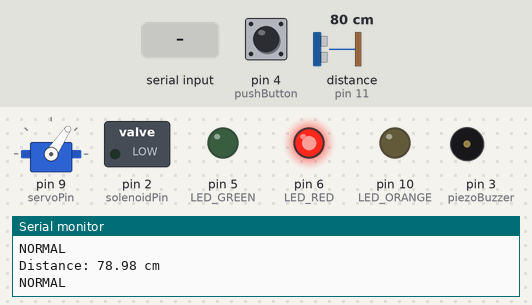
Recording of a sketch running on a simulated Arduino Uno, built with avr-gcc and run on an emulated ATmega328P. Parts: servo, switched loads named in the sketch (green lamp = pin HIGH), output pins drawn as LEDs (lit = HIGH), buzzer (waves = sounding, pin HIGH), the last lines printed to the serial monitor. Wiring (inferred from the names in the program): ultrasonic range finder: trigger pin 12; echo pin 11. The inputs (shaded band) are chosen by the test bench; at power-on: distance to the obstacle (sensor on pin 11) 80 cm, pin 4 (pushButton) HIGH. The echo pulse lasts 58.3 µs per cm; pins used as bus, display or sensor lines are not drawn.

Above: at 1.2 s.
1.3 s: "LOCKED" received over the second serial link
At 3.2 s:
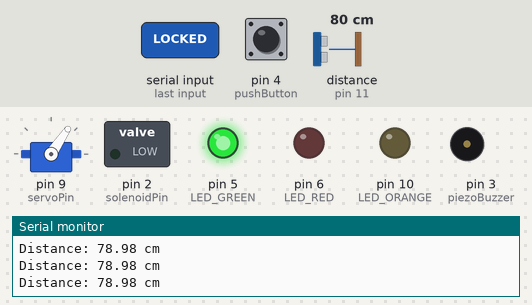
3.5 s: distance to the obstacle (sensor on pin 11) set to 117 cm
5.0 s: distance to the obstacle (sensor on pin 11) set to 125 cm
At 6.2 s:
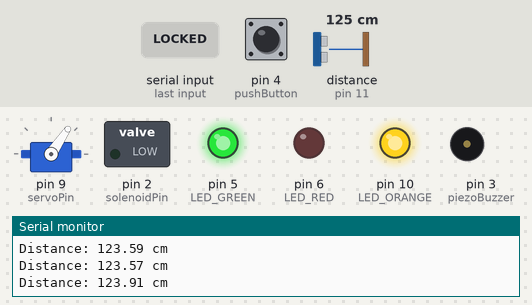
6.5 s: "NORMAL" received over the second serial link
At 7.2 s:
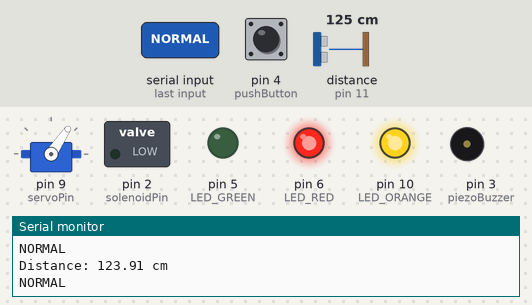
8.1 s: pin 4 (pushButton) pulled LOW for 0.15 s
At 9.8 s:
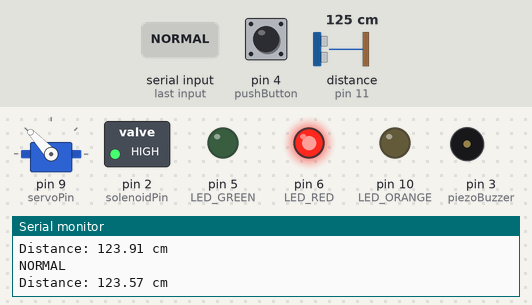
Timing chart, 0 to 11.3 s (numbered marks = the images above; inputs shaded):
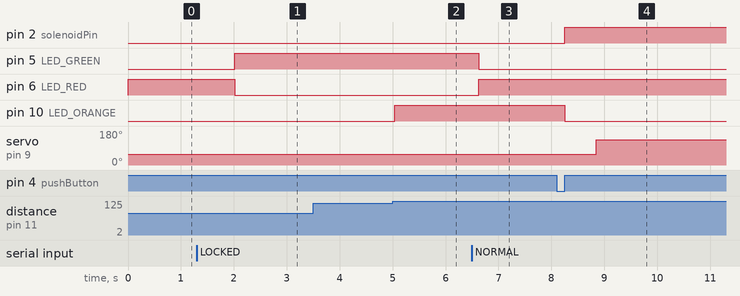

Measured:
- the behaviour switches between 121 and 122 cm on distance to the obstacle (sensor on pin 11) (found by bisection; images 1 and 2)
- after the input at 1.3 s, pin 5 (LED_GREEN): LOW → HIGH after 0.72 s; pin 6 (LED_RED): HIGH → LOW after 0.72 s
- after the input at 5.0 s, pin 10 (LED_ORANGE): LOW → HIGH at once
- after the input at 6.5 s, pin 5 (LED_GREEN): HIGH → LOW after 0.13 s; pin 6 (LED_RED): LOW → HIGH after 0.13 s
- after the input at 8.1 s, pin 2 (solenoidPin): LOW → HIGH after 0.15 s; pin 10 (LED_ORANGE): HIGH → LOW after 0.15 s; servo on pin 9 (servoPin): 56° → 133° after 0.75 s

The sketch:

MCU2_Final___LAB.ino
```cpp
//Ultrasonic Sensor & Piezo Buzzer.
#define ultrasonicSensor_trig 12
#define ultrasonicSensor_echo 11
#define piezoBuzzer 3

volatile float duration = 0;
volatile float distance = 0;

//SOLENOID DEFINE
#define solenoidPin 2

//SOLENOID VARIABLE - (EMPTY)

//LED & PUSH BUTTON  DEFINE
#define LED_GREEN 5 //digital //Note OFF(HIGH), ON(LOW)
#define LED_RED 6 //digital
#define pushButton 4

//EXTRA MARK Orange LED:
#define LED_ORANGE 10

//LED & PUSH BUTTON VARIABLE
int pushButtonStatus = 0;

//SERVOMOTOR DEFINE
#include <Servo.h>
#define servoPin 9

//SERVOMOTOR VIARIABLE
int signalDuration =0;

//SERVOMOTOR Object
Servo myServo;

//MCU2 COMMS DEFINE
#include <SoftwareSerial.h>
#define RxD 7
#define TxD 8

//MCU2 COMMS VARIABLE
char receivedChar;
String receivedStr = "";

//MCU2 COMMS OBJECT
SoftwareSerial slave(RxD,TxD);


void setup() {

  Serial.begin(9600);

  //LED & PUSH BUTTON
  pinMode(LED_GREEN, OUTPUT);
  pinMode(LED_RED, OUTPUT);
  pinMode(LED_ORANGE, OUTPUT);
  pinMode(pushButton, INPUT);

  digitalWrite(LED_GREEN,HIGH);
  digitalWrite(LED_RED,HIGH);
  digitalWrite(LED_ORANGE, LOW);

  //SOLENOID
  pinMode(solenoidPin, OUTPUT); //note that high means unlock, low means lock

  //SERVOMOTOR
  myServo.attach(servoPin);
  myServo.writeMicroseconds(1120); //default close door

  //MCU2 COMMS
  pinMode(RxD, INPUT);
  pinMode(TxD, OUTPUT);
  slave.begin(9600);

  // Ultrasonic Sensor setup & Piezo Buzzer Setup:
  pinMode(ultrasonicSensor_trig, OUTPUT);
  pinMode(ultrasonicSensor_echo, INPUT);
  pinMode(piezoBuzzer, OUTPUT);

}

void loop() {
  //MCU2_COMMS

  //For turning Orange LED ON if object detected within 1.2m.
  //This code needs to run in LOCKED mode as well.

  getUltraSonicReading();
  if (distance > 0 && distance <= 120) {
    digitalWrite(LED_ORANGE, LOW);
  }
  else {
    digitalWrite(LED_ORANGE, HIGH);
  }

  if (slave.available()>0){
    receivedChar = slave.read();
    receivedStr = String(receivedStr + String(receivedChar));
    Serial.println(receivedStr);
  }
  else {
    if (receivedStr == "LOCKED") {
      Serial.println("LOCKED");
      slave.write(true);
      digitalWrite(LED_GREEN,HIGH);
      digitalWrite(LED_RED,LOW);
      myServo.writeMicroseconds(1120); //close door
      receivedStr = "";
      while (1) { // Enter LOCKED mode & while loop keeps LOCKED state.

        //Keep getting distance reading for Orange LED check.
        getUltraSonicReading();
        if (distance > 0 && distance <= 120) {
          digitalWrite(LED_ORANGE, LOW);
        }
        else {
          digitalWrite(LED_ORANGE, HIGH);
        }

        // Checking if there is data to be read from MCU1.
        if (slave.available()>0) { //If signal sent from Master
          receivedChar = slave.read();
          receivedStr = String(receivedStr + String(receivedChar));
          if (receivedStr == "NORMAL") {
            slave.write(true);
            receivedStr = "";
            break;
          }
        }
      }
    }
  }

  Serial.println("NORMAL");
  digitalWrite(LED_GREEN,LOW);
  digitalWrite(LED_RED,HIGH);

  //PUSH BUTTON
  pushButtonStatus = digitalRead(pushButton);
  //Serial.print(pushButtonStatus); //Check pushButton Status
  delay(100);

  if ( pushButtonStatus == 0 ){

    //Getting distance reading from Ultrasound Sensor when pushbutton pressed.
    getUltraSonicReading();

    //Checking if there is object within 0.6m:

    if (distance > 0 && distance <= 60){
      tone(piezoBuzzer, 400, 3000);
      delay(200);
    }

    else{
      digitalWrite(LED_ORANGE, LOW);
      digitalWrite(solenoidPin, HIGH);
      delay(600);
      myServo.writeMicroseconds(1920);
      delay(10000);
      myServo.writeMicroseconds(1120);
      delay(600);
      digitalWrite(solenoidPin,LOW);
      delay(600);
      digitalWrite(LED_ORANGE, HIGH);
    }
  }

}


void getUltraSonicReading () { //For getting distance reading.
    digitalWrite(ultrasonicSensor_trig, LOW);
    delayMicroseconds(2);
    //Sets the trigPin HIGH (ACTIVE) for 10 microseconds
    digitalWrite(ultrasonicSensor_trig, HIGH);
    delayMicroseconds(10);
    digitalWrite(ultrasonicSensor_trig, LOW);
    // Reads the echoPin, returns the sound wave travel time in microseconds
    duration = pulseIn(ultrasonicSensor_echo, HIGH);
    // Calculating the distance
    distance = duration * 0.034 / 2; // Speed of sound wave divided by 2 (go and back)
    // Displays the distance on the Serial Monitor
    Serial.println("Distance: " + String(distance) + " cm ");
}
```
